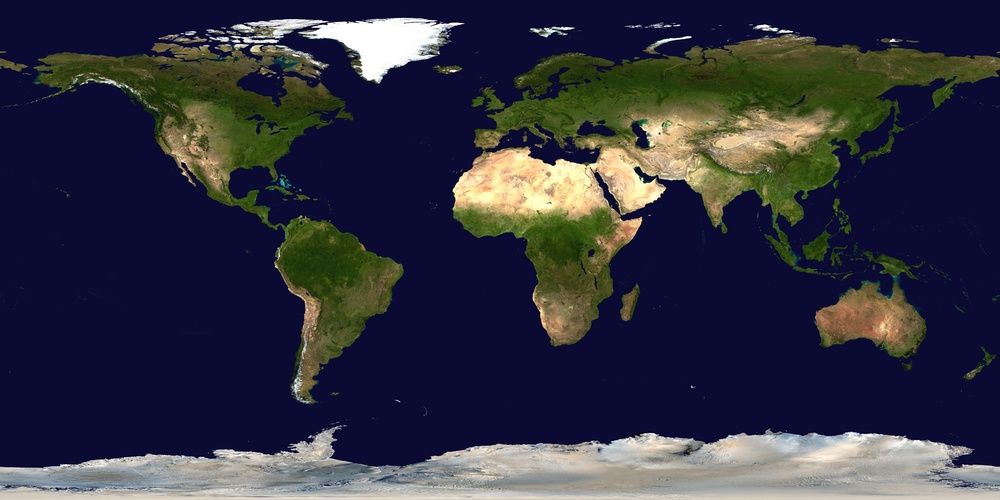
#> input picture GizemOZDEN/Gizem/UBUNTU/calismayanlar/NDVI-for-Large-Raster-Python/land_shallow_topo_2048.jpeg, 1000 x 500 px, shrunk from 2048 x 1024 before the run
$ python 2re_berkay.py
#> lines starting #> are read from the running program, lines starting #| are printed output that depends on the picture; after the words box and inside, x2 and y2 are one past the last pixel; in counts of white or black regions, pixels touching at a corner belong together
#> further down, src is the input picture: shape (500, 1000, 3); mean B, G, R 65.2, 50.2, 50.3
import numpy as np
import cv2

def ndvi(frame):
    lower_lim = 5

    H, W = frame[:,:,0].shape
#> H = 500; W = 1000
    # create blank image
    ndvi_img = np.zeros((H, W, 3), np.uint8)
    ndvi = np.zeros((H, W), np.uint8)
    red  = np.zeros((H, W), np.uint8)
    blue = np.zeros((H, W), np.uint8)

    # now get the specific channels: B,G,R
    red  = (frame[:,:,2].astype('float'))
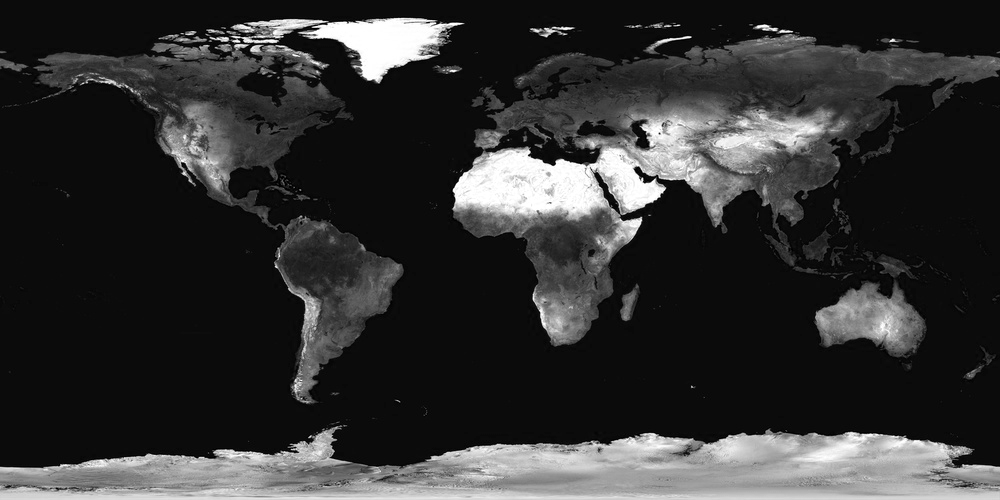
#> red: shape (500, 1000) float64; min 0, max 255, mean 50.3
    blue = (frame[:,:,0].astype('float'))
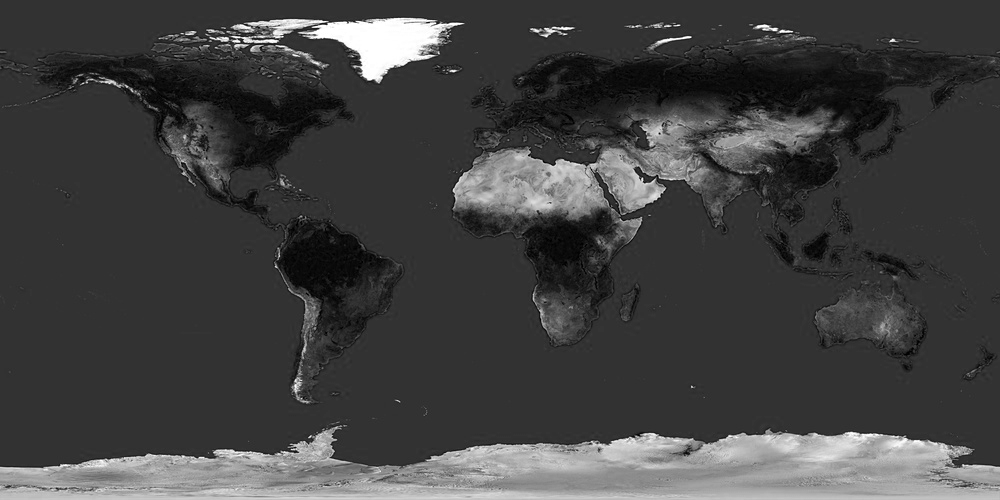
#> blue: shape (500, 1000) float64; min 0, max 255, mean 65.2

    # perform ndvi calculation
    summ = red + blue
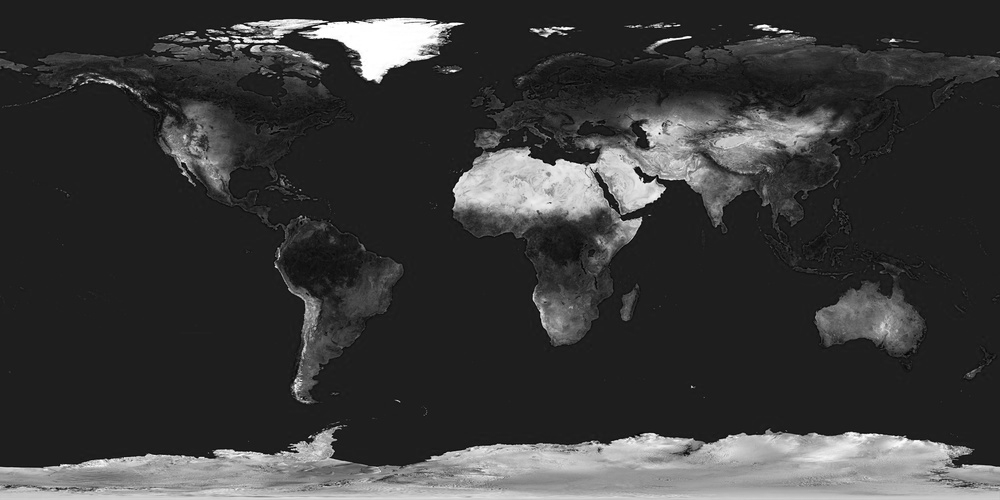
#> summ: shape (500, 1000) float64; min 0, max 510, mean 115.6; drawn with min black and max white
    summ[summ < lower_lim] = lower_lim
#> summ: shape (500, 1000) float64; under 0.01% of pixels changed, all inside (x1, y1, x2, y2) = (254, 87, 906, 436)

    redChannel  = (ndvi - 128) * 2
    blueChannel = ((255 - ndvi) * 2)
    redChannel[ndvi < 128] = 0
    blueChannel[ndvi >= 128] = 0

    ndvi_img[:,:,2] = redChannel
    ndvi_img[:,:,0] = blueChannel
    ndvi_img[:,:,1] = 255 - (blueChannel + redChannel)

    return ndvi_img


src = cv2.imread("land_shallow_topo_2048.jpeg")
ndvi_image = ndvi(src)
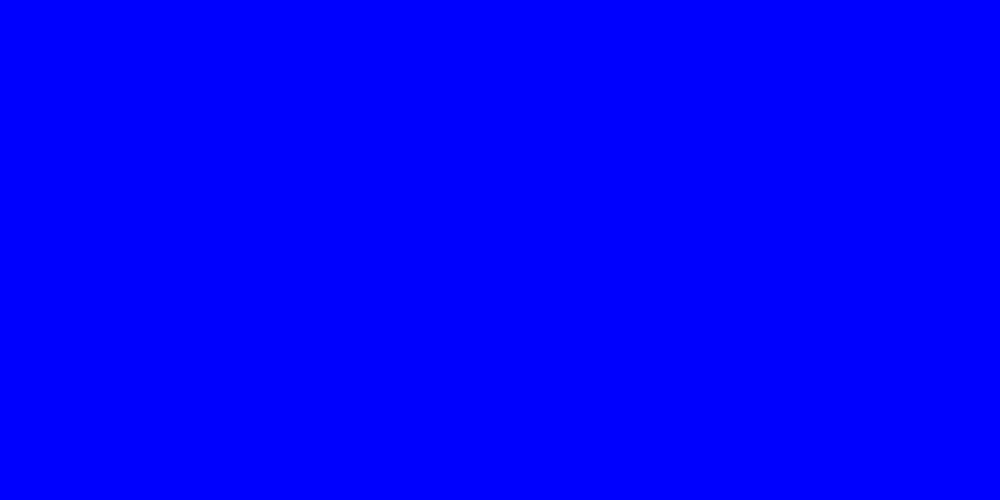
#> ndvi_image: shape (500, 1000, 3); mean B, G, R 254, 1, 0
#print(ndvi_image)
